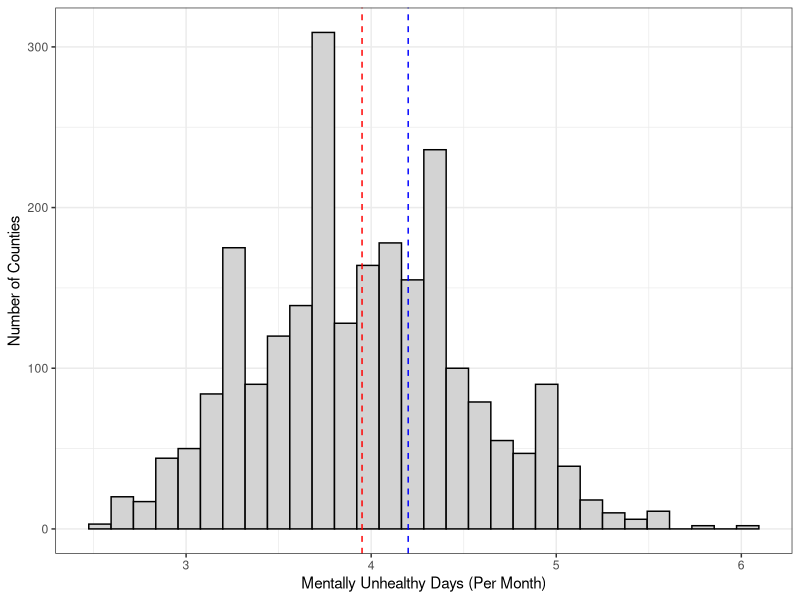
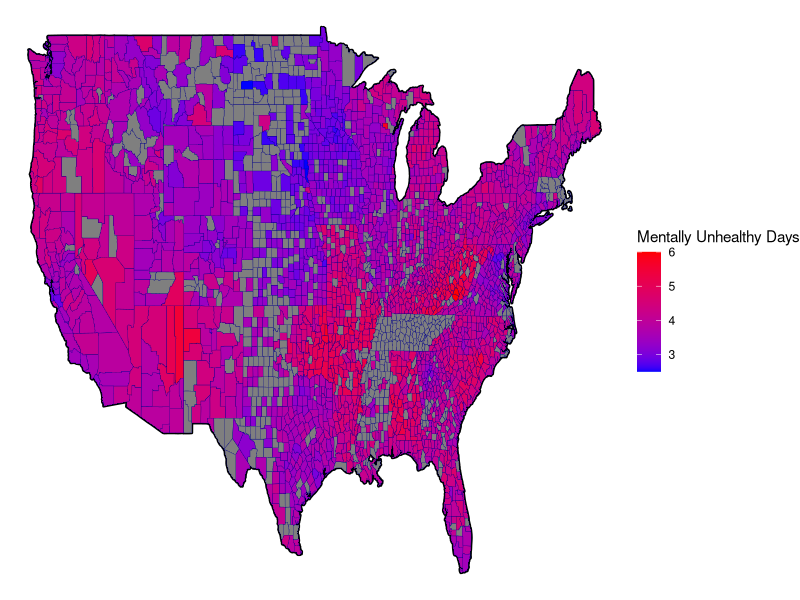
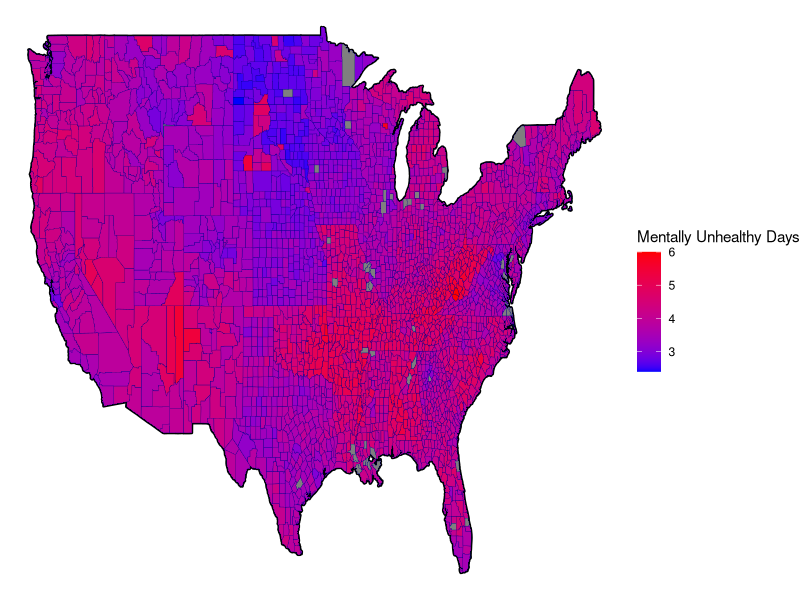
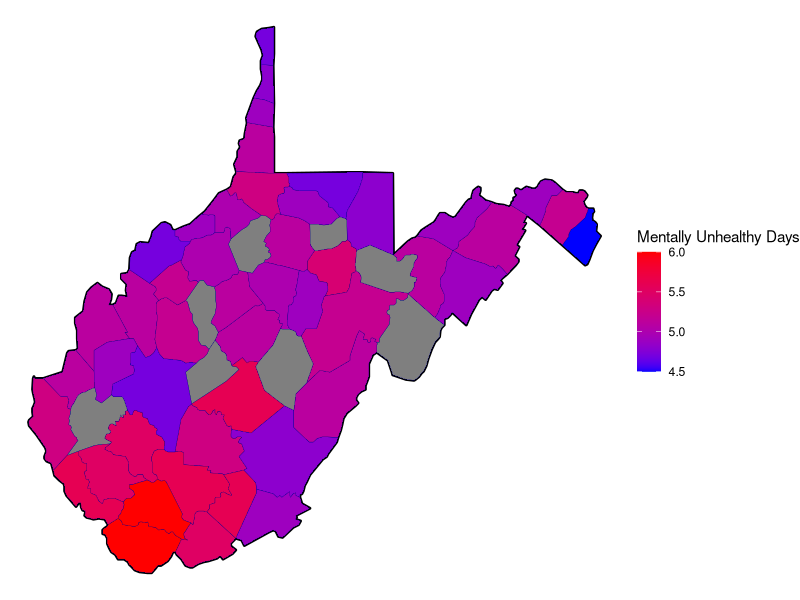
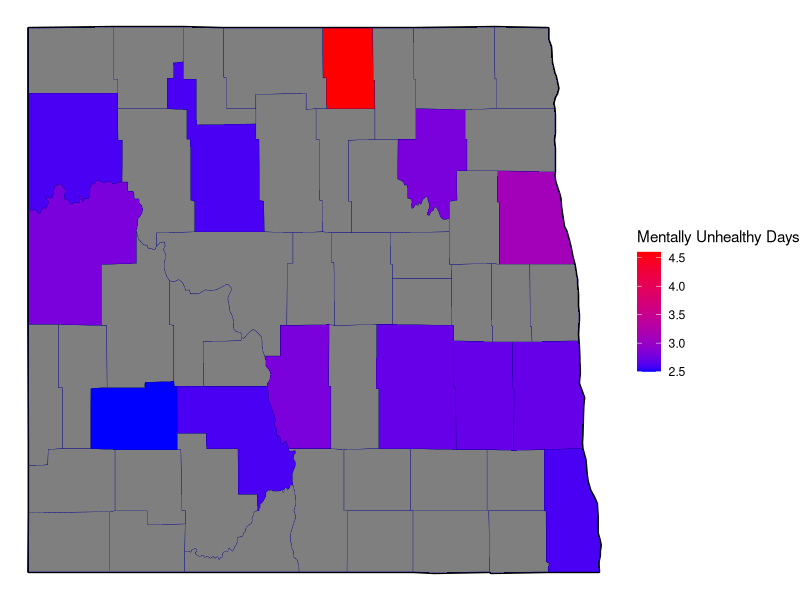

Source code (R) for these figures, in order: (Note: this script raises an error after producing the figures.)
# load libraries
library(kableExtra)                     # for printing tables
library(cowplot)                        # for side by side plots
library(lubridate)                      # for dealing with dates
library(maps)                           # for creating maps
library(tidyverse)

# read in the cleaned data
mental_health_clean = read_csv("data/clean/mental_health_clean.csv")
health_total = read_csv("data/clean/health_data_clean.csv")

# create histogram of mentally unhealthy days in dataset
mean <- mean(mental_health_clean$mentally_unhealthy_days) # save the mean
sd(mental_health_clean$mentally_unhealthy_days) # 0.58
# slightly above 1 standard deviation from the mean (class imbalance + better classification of yes/no)
cutoff <- 4.2 # save the cutoff

# plot mentally_unhealthy days and draw line at the mean
p = mental_health_clean %>%
  ggplot(aes(x = mentally_unhealthy_days)) + 
  geom_histogram(fill = "light grey", 
                 col = "black") +
  geom_vline(xintercept = mean,
             linetype = "dashed",
             col = "red") +
  geom_vline(xintercept = cutoff,
             linetype = "dashed",
             col = "blue") +
  labs(x = "Mentally Unhealthy Days (Per Month)", 
       y = "Number of Counties") + 
  theme_bw()

# save the histogram
ggsave(filename = "results/response-histogram.png", 
       plot = p, 
       device = "png", 
       width = 5, 
       height = 3)

# create a heatmap of mentally unhealthy days for cleaned dataset (this is just showing what the data looks like)
p2 = map_data("county") %>%
  as_tibble() %>% 
  left_join(mental_health_clean %>% 
              rename(region = state, 
                     subregion = name,
                     `Mentally Unhealthy Days` = mentally_unhealthy_days) %>% 
              mutate(region = str_to_lower(region), 
                     subregion = str_to_lower(subregion)), 
            by = c("region", "subregion")) %>%
  ggplot() + 
  geom_polygon(data=map_data("state"), 
               aes(x=long, y=lat, group=group),
               color="black", fill=NA,  size = 1, alpha = .3) + 
  geom_polygon(aes(x=long, y=lat, group=group, fill = `Mentally Unhealthy Days`),
               color="darkblue", size = .1) +
  scale_fill_gradient(low = "blue", high = "red") +
  theme_void()

ggsave(filename = "results/map-clean.png", 
       plot = p2, 
       device = "png", 
       width = 7, 
       height = 4)

p3 = map_data("county") %>%
  as_tibble() %>% 
  left_join(health_total %>% 
              rename(region = state, 
                     subregion = name,
                     `Mentally Unhealthy Days` = `Mentally Unhealthy Days`) %>% 
              mutate(region = str_to_lower(region), 
                     subregion = str_to_lower(subregion)), 
            by = c("region", "subregion")) %>%
  ggplot() + 
  geom_polygon(data=map_data("state"), 
               aes(x=long, y=lat, group=group),
               color="black", fill=NA,  size = 1, alpha = .3) + 
  geom_polygon(aes(x=long, y=lat, group=group, fill = `Mentally Unhealthy Days`),
               color="darkblue", size = .1) +
  scale_fill_gradient(low = "blue", high = "red") +
  theme_void()

ggsave(filename = "results/map-total.png", 
       plot = p3, 
       device = "png", 
       width = 7, 
       height = 4)

# create heatmap of highest mentally unhappy days 
wv = map_data("county") %>%
  as_tibble() %>%
  filter(region == "west virginia") %>%
  left_join(mental_health_clean %>% 
              rename(region = state, 
                     subregion = name,
                     `Mentally Unhealthy Days` = mentally_unhealthy_days) %>% 
              mutate(region = str_to_lower(region), 
                     subregion = str_to_lower(subregion)), 
            by = c("region", "subregion")) %>%
  ggplot() + 
  geom_polygon(data=map_data("state") %>% filter(region == "west virginia"),
               aes(x=long, y=lat, group=group),
               color="black", fill=NA, size = 1, alpha = .3) + 
  geom_polygon(aes(x=long, y=lat, group=group, fill = `Mentally Unhealthy Days`),
               color="darkblue", size = .1) +
  scale_fill_gradient(low = "blue", high = "red") +
  theme_void()

ggsave(filename = "results/west-va.png", 
       plot = wv, 
       device = "png", 
       width = 7, 
       height = 4)

nd = map_data("county") %>%
  as_tibble() %>%
  filter(region == "north dakota") %>%
  left_join(mental_health_clean %>% 
              rename(region = state, 
                     subregion = name,
                     `Mentally Unhealthy Days` = mentally_unhealthy_days) %>% 
              mutate(region = str_to_lower(region), 
                     subregion = str_to_lower(subregion)), 
            by = c("region", "subregion")) %>%
  ggplot() + 
  geom_polygon(data=map_data("state") %>% filter(region == "north dakota"),
               aes(x=long, y=lat, group=group),
               color="black", fill=NA, size = 1, alpha = .3) + 
  geom_polygon(aes(x=long, y=lat, group=group, fill = `Mentally Unhealthy Days`),
               color="darkblue", size = .1) +
  scale_fill_gradient(low = "blue", high = "red") +
  theme_void()

ggsave(filename = "results/north-dakota.png", 
       plot = nd, 
       device = "png", 
       width = 7, 
       height = 4)

# examine top 10 counties with lowest mentally unhealthy days
mental_health_clean %>%
  arrange(mentally_unhealthy_days) %>%
  select(state, name, mentally_unhealthy_days) %>%
  head(10) %>%
  kable(format = "latex",
        booktabs = TRUE, 
        col.names = c("State", "County", "Mentally Unhealthy Days")) %>%
  save_kable("low-days.pdf")

# examine top 10 counties with highest mentally unhealthy days
mental_health_clean %>%
  arrange(desc(mentally_unhealthy_days)) %>%
  select(state, name, mentally_unhealthy_days) %>%
  head(10) %>%
  kable(format = "latex",
        booktabs = TRUE, 
        col.names = c("State", "County", "Mentally Unhealthy Days")) %>%
  save_kable("high-days.pdf")

# need to figure out how to save table #s differently (both Table 1 right now)

# pick features and explore relationship with mentally_unhealthy response
